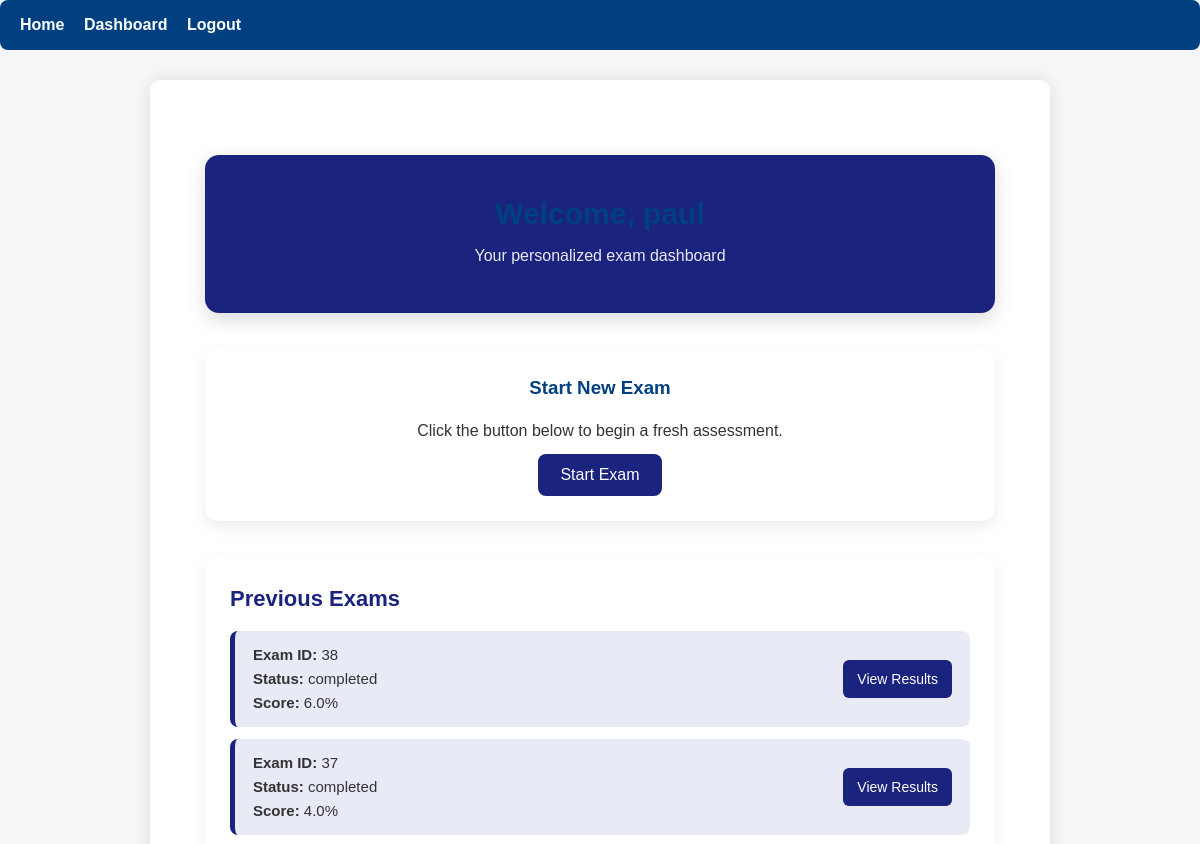
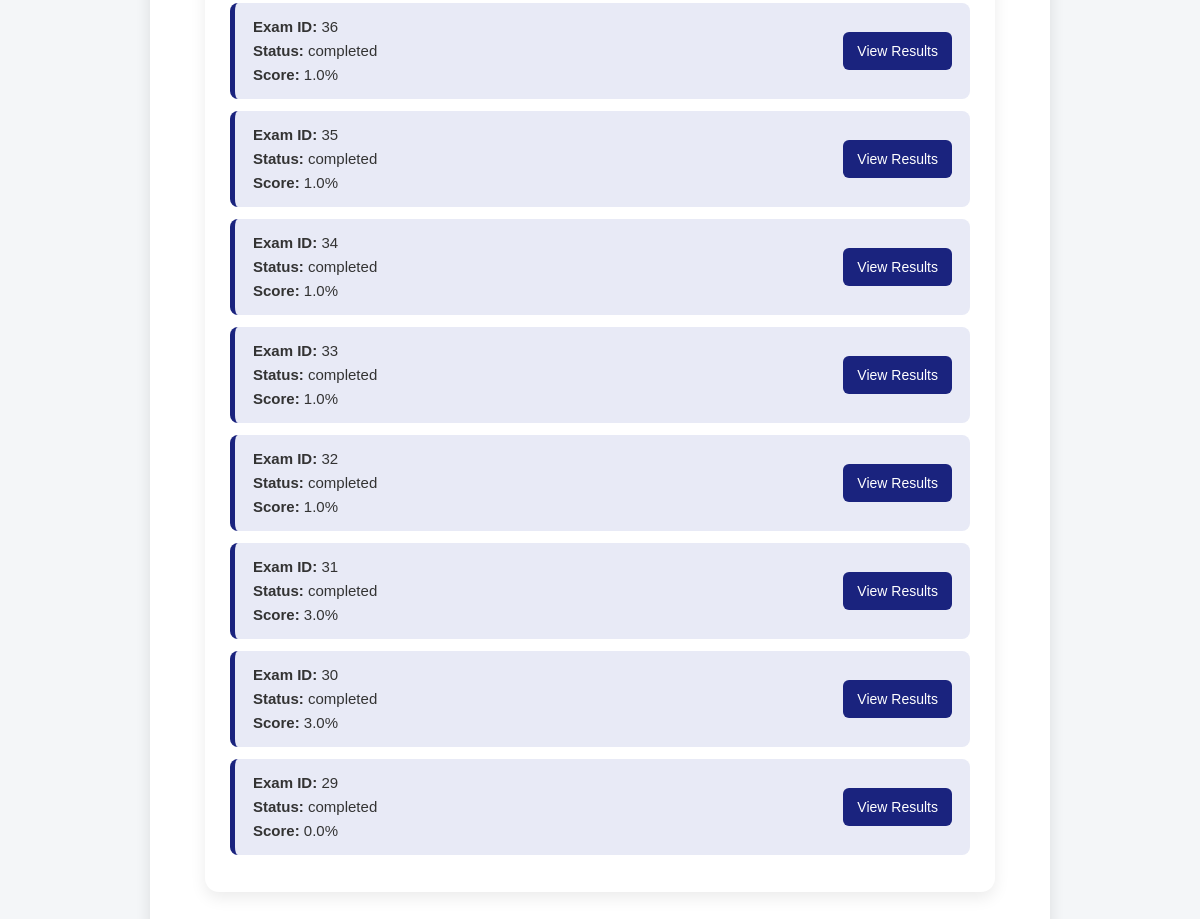
Page /dashboard (signed in) on the committed database (2 pictures, top to bottom).
### app.py (models this page shows)
class Exam(db.Model):
    __tablename__ = "exams"
    id = db.Column(db.Integer, primary_key=True)
    student_id = db.Column(db.Integer, db.ForeignKey("students.id"), nullable=False)
    start_time = db.Column(db.DateTime, default=datetime.utcnow)
    end_time = db.Column(db.DateTime)
    total_score = db.Column(db.Float, default=0)
    status = db.Column(db.String(20), default="active")
    duration_minutes = db.Column(db.Integer, default=30)
    created_at = db.Column(db.DateTime, default=datetime.utcnow)
    student = db.relationship("Student", backref="exams")

### app.py (the view)
@app.route("/dashboard")
@login_required_student
def student_dashboard():
    student_id = session["student_id"]
    exams = Exam.query.filter_by(student_id=student_id).order_by(Exam.created_at.desc()).limit(10).all()
    return render_template("student_dashboard.html", exams=exams, student_name=session.get("student_name"))

### app.py (called while the page is built)
def login_required_student(f):
    @wraps(f)
    def decorated(*args, **kwargs):
        if "student_id" not in session:
            flash("Please log in to continue.", "warning")
            return redirect(url_for("login"))
        return f(*args, **kwargs)
    return decorated

### templates/student_dashboard.html (shortened to what this page needs)
{% extends "base.html" %}
{% block content %}
<div class="dashboard-wrapper">
    <div class="welcome-banner">
        <h2>Welcome, {{ student_name }}</h2>
        <p>Your personalized exam dashboard</p>
    </div>
    <div class="action-card">
        <h3>Start New Exam</h3>
        <p>Click the button below to begin a fresh assessment.</p>
        <form action="{{ url_for('start_exam') }}" method="POST">
            <button type="submit">Start Exam</button>
        </form>
    </div>
    <div class="exam-list">
        <h3>Previous Exams</h3>
        {% for exam in exams %}
        <div class="exam-item">
            <div class="exam-info">
                <strong>Exam ID:</strong> {{ exam.id }} <br>
                <strong>Status:</strong> {{ exam.status }} <br>
                <strong>Score:</strong>
                {% if exam.total_score is not none %}
                    {{ exam.total_score }}%
                {% else %}
                    Not available
                {% endif %}
            </div>
            {% if exam.status != "in-progress" %}
                <a class="result-link" href="{{ url_for('results_page', exam_id=exam.id) }}">
                    View Results
                </a>
            {% endif %}
        </div>
        {% endfor %}
    </div>
</div>
{% endblock %}

### templates/base.html (shortened to what this page needs)
<!DOCTYPE html>
<html lang="en">
<head>
    <link rel="stylesheet" href="{{ url_for('static', filename='css/style.css') }}">
</head>
<body>
    <div class="navbar">
        <a href="{{ url_for('home') }}">Home</a>
        {% if session.get('student_id') %}
            <a href="{{ url_for('student_dashboard') }}">Dashboard</a>
            <a href="{{ url_for('logout') }}">Logout</a>
        {% elif session.get('admin_id') %}
            <a href="{{ url_for('admin_dashboard') }}">Admin Dashboard</a>
            <a href="{{ url_for('admin_logout') }}">Logout</a>
        {% else %}
            <a href="{{ url_for('login') }}">Login</a>
            <a href="{{ url_for('register') }}">Register</a>
        {% endif %}
    </div>
    <div class="container">
        {% block content %}{% endblock %}
    </div>
</body>
</html>

### static/css/style.css (style rules this page uses)
* { box-sizing: border-box; margin: 0; padding: 0; font-family: Arial, sans-serif; }
body { background-color: #f4f6f8; color: #333; line-height: 1.6; }
.container { max-width: 900px; margin: 30px auto; background-color: #fff; padding: 20px 30px; border-radius: 10px; box-shadow: 0 0 15px rgba(0,0,0,0.1); }
.navbar { background-color: #004080; padding: 12px 20px; margin-bottom: 20px; border-radius: 8px; }
.navbar a { color: #fff; text-decoration: none; margin-right: 15px; font-weight: bold; }
h1, h2, h3 { margin-bottom: 15px; color: #004080; }
p { margin-bottom: 10px; }
button { background-color: #004080; color: white; padding: 10px 18px; border: none; border-radius: 6px; cursor: pointer; font-size: 16px; }

### templates/student_dashboard.html (style rules this page uses)
.dashboard-wrapper { max-width: 1100px; margin: 30px auto; padding: 25px; }
.welcome-banner { background: #1a237e; color: white; padding: 35px; border-radius: 14px; box-shadow: 0 6px 20px rgba(0,0,0,0.15); text-align: center; margin-bottom: 35px; }
.welcome-banner h2 { font-size: 30px; margin-bottom: 5px; }
.welcome-banner p { opacity: .9; }
.action-card { background: #fff; padding: 25px; border-radius: 14px; box-shadow: 0 6px 16px rgba(0,0,0,0.08); text-align: center; margin-bottom: 35px; }
.action-card button { background: #1a237e; color: #fff; padding: 12px 22px; border-radius: 8px; font-size: 16px; cursor: pointer; border: none; transition: 0.3s; }
.exam-list { background: #fff; padding: 25px; border-radius: 14px; box-shadow: 0 6px 16px rgba(0,0,0,0.08); }
.exam-list h3 { color: #1a237e; margin-bottom: 15px; font-size: 22px; }
.exam-item { background: #e8eaf6; padding: 12px 18px; border-left: 5px solid #1a237e; border-radius: 8px; margin-bottom: 12px; display: flex; justify-content: space-between; align-items: center; }
.exam-info { font-size: 15px; color: #333; }
.result-link { background: #1a237e; color: white; padding: 8px 14px; border-radius: 6px; text-decoration: none; font-size: 14px; transition: .3s; }

### rows in the picture
Exam: id "38", status "completed", total_score "6.0"
Exam: id "37", status "completed", total_score "4.0"
Exam: id "36", status "completed", total_score "1.0"
Exam: id "35", status "completed", total_score "1.0"
Exam: id "34", status "completed", total_score "1.0"
Exam: id "33", status "completed", total_score "1.0"
Exam: id "32", status "completed", total_score "1.0"
Exam: id "31", status "completed", total_score "3.0"
Exam: id "30", status "completed", total_score "3.0"
Exam: id "29", status "completed", total_score "0.0"
